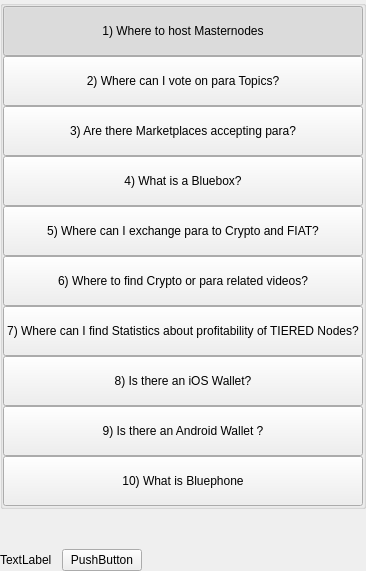
         <widget class="QWidget" name="left" native="true">
          <layout class="QVBoxLayout" name="verticalLayout_3">
           <property name="leftMargin">
            <number>0</number>
           </property>
           <property name="topMargin">
            <number>0</number>
           </property>
           <property name="rightMargin">
            <number>0</number>
           </property>
           <property name="bottomMargin">
            <number>0</number>
           </property>
           <item>
            <layout class="QVBoxLayout" name="verticalLayout_2">
             <property name="spacing">
              <number>0</number>
             </property>
             <item>
              <widget class="QWidget" name="containerButtons" native="true">
               <layout class="QVBoxLayout" name="verticalLayout">
                <property name="spacing">
                 <number>0</number>
                </property>
                <property name="leftMargin">
                 <number>0</number>
                </property>
                <property name="topMargin">
                 <number>0</number>
                </property>
                <property name="rightMargin">
                 <number>0</number>
                </property>
                <property name="bottomMargin">
                 <number>0</number>
                </property>
                <item>
                 <widget class="QGroupBox" name="groupBox">
                  <property name="title">
                   <string/>
                  </property>
                  <layout class="QVBoxLayout" name="verticalLayout_9">
                   <property name="spacing">
                    <number>0</number>
                   </property>
                   <property name="leftMargin">
                    <number>0</number>
                   </property>
                   <property name="topMargin">
                    <number>0</number>
                   </property>
                   <property name="rightMargin">
                    <number>0</number>
                   </property>
                   <property name="bottomMargin">
                    <number>0</number>
                   </property>
                   <item>
                    <widget class="QPushButton" name="pushButtonFaq1">
                     <property name="minimumSize">
                      <size>
                       <width>0</width>
                       <height>50</height>
                      </size>
                     </property>
                     <property name="maximumSize">
                      <size>
                       <width>16777215</width>
                       <height>50</height>
                      </size>
                     </property>
                     <property name="text">
                      <string>1) Where to host Masternodes</string>
                     </property>
                     <property name="checkable">
                      <bool>true</bool>
                     </property>
                     <property name="checked">
                      <bool>true</bool>
                     </property>
                     <property name="autoExclusive">
                      <bool>true</bool>
                     </property>
                    </widget>
                   </item>
                   <item>
                    <widget class="QPushButton" name="pushButtonFaq2">
                     <property name="minimumSize">
                      <size>
                       <width>0</width>
                       <height>50</height>
                      </size>
                     </property>
                     <property name="maximumSize">
                      <size>
                       <width>16777215</width>
                       <height>50</height>
                      </size>
                     </property>
                     <property name="text">
                      <string>2) Where can I vote on para Topics?</string>
                     </property>
                     <property name="checkable">
                      <bool>true</bool>
                     </property>
                     <property name="autoExclusive">
                      <bool>true</bool>
                     </property>
                    </widget>
                   </item>
                   <item>
                    <widget class="QPushButton" name="pushButtonFaq3">
                     <property name="minimumSize">
                      <size>
                       <width>0</width>
                       <height>50</height>
                      </size>
                     </property>
                     <property name="maximumSize">
                      <size>
                       <width>16777215</width>
                       <height>16777215</height>
                      </size>
                     </property>
                     <property name="text">
                      <string>3) Are there Marketplaces accepting para?</string>
                     </property>
                     <property name="checkable">
                      <bool>true</bool>
                     </property>
                     <property name="autoExclusive">
                      <bool>true</bool>
                     </property>
                    </widget>
                   </item>
                   <item>
                    <widget class="QPushButton" name="pushButtonFaq4">
                     <property name="minimumSize">
                      <size>
                       <width>0</width>
                       <height>50</height>
                      </size>
                     </property>
                     <property name="maximumSize">
                      <size>
                       <width>16777215</width>
                       <height>16777215</height>
                      </size>
                     </property>
                     <property name="text">
                      <string>4) What is a Bluebox?</string>
                     </property>
                     <property name="checkable">
                      <bool>true</bool>
                     </property>
                     <property name="autoExclusive">
                      <bool>true</bool>
                     </property>
                    </widget>
                   </item>
                   <item>
                    <widget class="QPushButton" name="pushButtonFaq5">
                     <property name="minimumSize">
                      <size>
                       <width>0</width>
                       <height>50</height>
                      </size>
                     </property>
                     <property name="text">
                      <string>5) Where can I exchange para to Crypto and FIAT?</string>
                     </property>
                     <property name="checkable">
                      <bool>true</bool>
                     </property>
                     <property name="autoExclusive">
                      <bool>true</bool>
                     </property>
                    </widget>
                   </item>
                   <item>
                    <widget class="QPushButton" name="pushButtonFaq6">
                     <property name="minimumSize">
                      <size>
                       <width>0</width>
                       <height>50</height>
                      </size>
                     </property>
                     <property name="text">
                      <string>6) Where to find Crypto or para related videos?</string>
                     </property>
                     <property name="checkable">
                      <bool>true</bool>
                     </property>
                     <property name="autoExclusive">
                      <bool>true</bool>
                     </property>
                    </widget>
                   </item>
                   <item>
                    <widget class="QPushButton" name="pushButtonFaq7">
                     <property name="minimumSize">
                      <size>
                       <width>0</width>
                       <height>50</height>
                      </size>
                     </property>
                     <property name="text">
                      <string>7) Where can I find Statistics about profitability of TIERED Nodes?</string>
                     </property>
                     <property name="checkable">
                      <bool>true</bool>
                     </property>
                     <property name="autoExclusive">
                      <bool>true</bool>
                     </property>
                    </widget>
                   </item>
                   <item>
                    <widget class="QPushButton" name="pushButtonFaq8">
                     <property name="minimumSize">
                      <size>
                       <width>0</width>
                       <height>50</height>
                      </size>
                     </property>
                     <property name="text">
                      <string>8) Is there an iOS Wallet?</string>
                     </property>
                     <property name="checkable">
                      <bool>true</bool>
                     </property>
                     <property name="autoExclusive">
                      <bool>true</bool>
                     </property>
                    </widget>
                   </item>
                   <item>
                    <widget class="QPushButton" name="pushButtonFaq9">
                     <property name="minimumSize">
                      <size>
                       <width>0</width>
                       <height>50</height>
                      </size>
                     </property>
                     <property name="text">
                      <string>9) Is there an Android Wallet ?</string>
                     </property>
                     <property name="checkable">
                      <bool>true</bool>
                     </property>
                     <property name="autoExclusive">
                      <bool>true</bool>
                     </property>
                    </widget>
                   </item>
                   <item>
                    <widget class="QPushButton" name="pushButtonFaq10">
                     <property name="minimumSize">
                      <size>
                       <width>0</width>
                       <height>50</height>
                      </size>
                     </property>
                     <property name="text">
                      <string>10) What is Bluephone</string>
                     </property>
                     <property name="checkable">
                      <bool>true</bool>
                     </property>
                     <property name="autoExclusive">
                      <bool>true</bool>
                     </property>
                    </widget>
                   </item>
                  </layout>
                 </widget>
                </item>
               </layout>
              </widget>
             </item>
             <item>
              <spacer name="verticalSpacer">
               <property name="orientation">
                <enum>Qt::Vertical</enum>
               </property>
               <property name="sizeHint" stdset="0">
                <size>
                 <width>20</width>
                 <height>40</height>
                </size>
               </property>
              </spacer>
             </item>
             <item>
              <layout class="QHBoxLayout" name="horizontalLayout_2">
               <item>
                <widget class="QLabel" name="labelWebLink">
                 <property name="text">
                  <string>TextLabel</string>
                 </property>
                </widget>
               </item>
               <item>
                <spacer name="horizontalSpacer_4">
                 <property name="orientation">
                  <enum>Qt::Horizontal</enum>
                 </property>
                 <property name="sizeType">
                  <enum>QSizePolicy::Minimum</enum>
                 </property>
                 <property name="sizeHint" stdset="0">
                  <size>
                   <width>10</width>
                   <height>20</height>
                  </size>
                 </property>
                </spacer>
               </item>
               <item>
                <widget class="QPushButton" name="pushButtonWebLink">
                 <property name="text">
                  <string>PushButton</string>
                 </property>
                </widget>
               </item>
               <item>
                <spacer name="horizontalSpacer_2">
                 <property name="orientation">
                  <enum>Qt::Horizontal</enum>
                 </property>
                 <property name="sizeHint" stdset="0">
                  <size>
                   <width>40</width>
                   <height>20</height>
                  </size>
                 </property>
                </spacer>
               </item>
              </layout>
             </item>
            </layout>
           </item>
          </layout>
         </widget>
